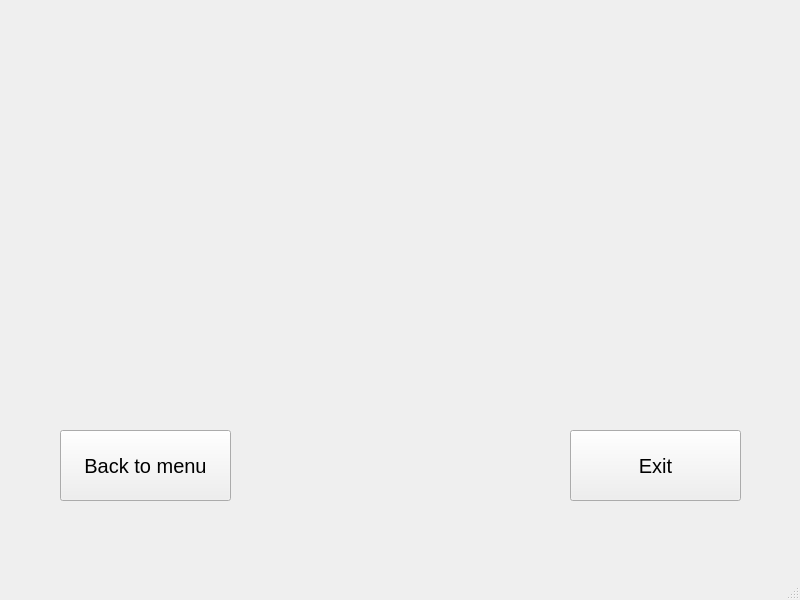
<?xml version="1.0" encoding="UTF-8"?>
<ui version="4.0">
 <class>GameResultWindow</class>
 <widget class="QMainWindow" name="GameResultWindow">
  <property name="geometry">
   <rect>
    <x>0</x>
    <y>0</y>
    <width>800</width>
    <height>600</height>
   </rect>
  </property>
  <property name="windowTitle">
   <string>MainWindow</string>
  </property>
  <widget class="QWidget" name="centralwidget">
   <widget class="QPushButton" name="menu_button">
    <property name="geometry">
     <rect>
      <x>60</x>
      <y>430</y>
      <width>171</width>
      <height>71</height>
     </rect>
    </property>
    <property name="font">
     <font>
      <pointsize>15</pointsize>
     </font>
    </property>
    <property name="text">
     <string>Back to menu</string>
    </property>
   </widget>
   <widget class="QPushButton" name="exit_button">
    <property name="geometry">
     <rect>
      <x>570</x>
      <y>430</y>
      <width>171</width>
      <height>71</height>
     </rect>
    </property>
    <property name="font">
     <font>
      <pointsize>15</pointsize>
     </font>
    </property>
    <property name="text">
     <string>Exit</string>
    </property>
   </widget>
   <widget class="QLabel" name="image_label">
    <property name="geometry">
     <rect>
      <x>120</x>
      <y>30</y>
      <width>581</width>
      <height>231</height>
     </rect>
    </property>
    <property name="text">
     <string/>
    </property>
    <property name="alignment">
     <set>Qt::AlignCenter</set>
    </property>
   </widget>
   <widget class="QLabel" name="text_label">
    <property name="geometry">
     <rect>
      <x>196</x>
      <y>310</y>
      <width>441</width>
      <height>61</height>
     </rect>
    </property>
    <property name="font">
     <font>
      <pointsize>12</pointsize>
     </font>
    </property>
    <property name="text">
     <string/>
    </property>
   </widget>
  </widget>
  <widget class="QMenuBar" name="menubar">
   <property name="geometry">
    <rect>
     <x>0</x>
     <y>0</y>
     <width>800</width>
     <height>22</height>
    </rect>
   </property>
  </widget>
  <widget class="QStatusBar" name="statusbar"/>
 </widget>
 <resources/>
 <connections/>
</ui>
